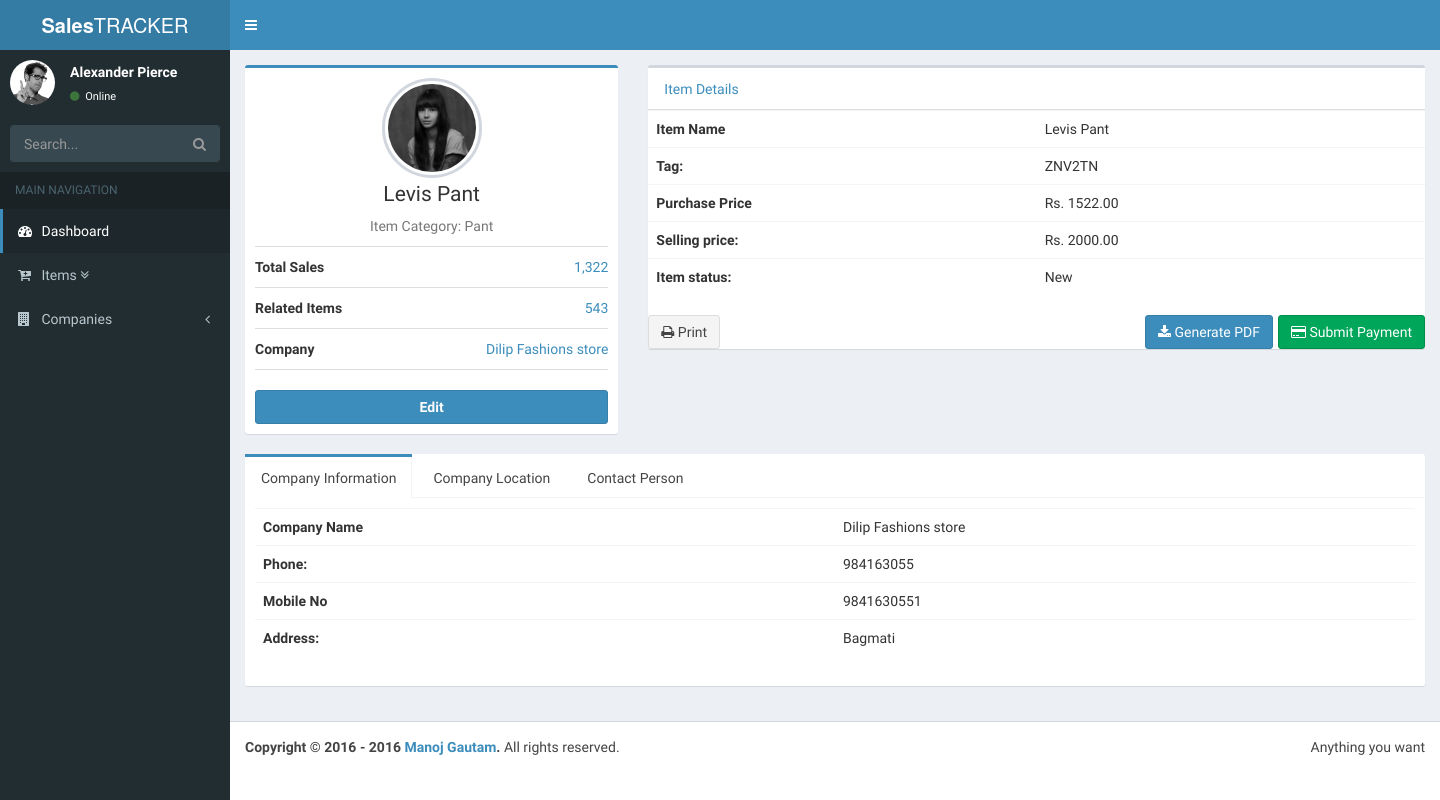
/items/item/1/, run on the app's committed database.
### salesmanager/models.py (models this page shows, shortened)
class Item(TimeStampedModel):
    name = models.CharField("Item name", max_length=255)
    tag = models.CharField("Item tag", max_length=30, unique=True)
    category = models.ForeignKey(Category)
    company = models.ForeignKey(Company)
    price = models.DecimalField('Purchase price', max_digits=6, decimal_places=2)
    selling_price = models.DecimalField(max_digits=6, decimal_places=2)
    status = models.CharField(max_length=4, choices=(
        ('new', 'New'),
        ('sold', 'Sold'),
    ), default='new')
    def get_status(self):
        if 'new' in self.status:
            return "New"
        if self.status == 'sold':
            return 'Sold'
        else:
            return "Unkown"

class Category(models.Model):
    category_name = models.CharField('Item Category', choices=CATEGORY, default="pant",\
    max_length=100)
    category_description = models.TextField()
    class Meta:
        verbose_name_plural = "Item Category"

class Company(TimeStampedModel):
    name = models.CharField(max_length=255)
    phone = models.CharField(max_length=9)
    mobile = models.CharField(max_length=10)
    address = models.ForeignKey(Address)
    email = models.EmailField(blank=False)
    contact_person = models.ForeignKey(ContactPerson)

class Address(models.Model):
    zone = models.CharField(max_length=50)
    def __str__(self):
        return self.zone

### salesmanager/views.py (the view)
# urls.py: url(r'item/(?P<pk>\d+)/$',ItemDetailView.as_view(),name="item"),
class ItemDetailView(DetailView):
    model = Item
    context_object_name = 'item'
    template_name = 'salesmanager/item/item_detail.html'

### templates/salesmanager/item/item_detail.html (shortened to what this page needs)
{% extends 'salesmanager/base.html' %}
{% load staticfiles %}
{% block content %}
<div class="row">
  <div class="col-md-4">
    <div class="box box-primary">
      <div class="box-body box-profile">
        <img class="profile-user-img img-responsive img-circle" src="{% static 'dist/img/user4-128x128.jpg' %}" alt="User profile picture">
        <h3 class="profile-username text-center">{{item.name}}</h3>
        <p class="text-muted text-center">Item Category: {{item.category.category_name}}</p>
        <ul class="list-group list-group-unbordered">
          <li class="list-group-item">
            <b>Total Sales</b> <a class="pull-right">1,322</a>
          </li>
          <li class="list-group-item">
            <b>Related Items</b> <a class="pull-right">543</a>
          </li>
          <li class="list-group-item">
            <b>Company</b> <a class="pull-right">{{item.company.name}}</a>
          </li>
        </ul>
      <a href="{%url 'items:update_item' pk=item.pk%}" class="btn btn-primary btn-block"><b>Edit</b></a>
    </div>
  </div>
</div>
            <div class="col-md-8">
              <div class="box boxprimary">
                <ul class="nav nav-tabs">
                  <li><a>Item Details</a></li>
                </ul>
                <div class="tab-content">
                  <div class="tab-pane active" id="activity">
                <table class="table">
                <tbody>
                  <tr>
                    <th>Item Name</th>
                    <td>{{item.name}}</td>
                  </tr>
                  <tr>
                  <th style="width:50%">Tag:</th>
                  <td>{{item.tag}}</td>
                </tr>
                <tr>
                  <th>Purchase Price</th>
                  <td> Rs. {{item.price}}</td>
                </tr>
                <tr>
                  <th>Selling price:</th>
                  <td>Rs. {{item.selling_price}}</td>
                </tr>
                <tr>
                  <th>Item status:</th>
                  <td>{{item.get_status}}</td>
                </tr>
              </tbody>
            </table>
            <a href="invoice-print.html" target="_blank" class="btn btn-default"><i class="fa fa-print"></i> Print</a>
            <button class="btn btn-success pull-right"><i class="fa fa-credit-card"></i> Submit Payment</button>
            <button class="btn btn-primary pull-right" style="margin-right: 5px;"><i class="fa fa-download"></i> Generate PDF</button>
        </div>
                </div>
              </div>
            </div>
</div>
<div class="row">
  <div class="col-md-12">
    <div class="nav-tabs-custom">
      <ul class="nav nav-tabs">
        <li class="active"><a aria-expanded="true" href="#company-info" data-toggle="tab">Company Information</a></li>
        <li class=""><a aria-expanded="false" href="#company-location" data-toggle="tab">Company Location</a></li>
        <li class=""><a aria-expanded="false" href="#contact-person" data-toggle="tab">Contact Person</a></li>
      </ul>
      <div class="tab-content">
        <div class="tab-pane active" id="company-info">
      <table class="table">
      <tbody>
        <tr>
          <th>Company Name</th>
          <td>{{item.company.name}}</td>
        </tr>
        <tr>
        <th style="width:50%">Phone:</th>
        <td>{{item.company.phone}}</td>
      </tr>
      <tr>
        <th>Mobile No</th>
        <td>{{item.company.mobile}}</td>
      </tr>
      <tr>
        <th>Address:</th>
        <td>{{item.company.address}}</td>
      </tr>
    </tbody>
  </table>
</div>
      </div>
    </div>
  </div>
</div>
{% endblock content %}

### templates/salesmanager/base.html (shortened to what this page needs)
<!DOCTYPE html>{% load staticfiles %}
<html>
  <head>
    {% block css %}
      {% include 'salesmanager/partial/_css.html' %}
    {% endblock css %}
  </head>
  <body class="hold-transition skin-blue sidebar-mini">
    <div class="wrapper">
      {% block header %}
        {% include 'salesmanager/partial/_header.html' %}
      {% endblock header %}
      {% block sidebar %}
        {% include 'salesmanager/partial/_sidebarmenu.html' %}
      {% endblock sidebar %}
      <div class="content-wrapper">
        <section class="content">
          {% block content %} {% endblock content %}
        </section>
      </div>
      {% block footer %}
        {% include 'salesmanager/partial/_footer.html' %}
      {% endblock footer %}
    </div>
  </body>
</html>

### templates/salesmanager/partial/_css.html
{% load staticfiles %}
<link rel="stylesheet" href="{% static 'bootstrap/css/bootstrap.min.css' %}">
<link rel="stylesheet" href="{% static 'bootstrap/css/custom.css' %}">
<link rel="stylesheet" href="https://maxcdn.bootstrapcdn.com/font-awesome/4.4.0/css/font-awesome.min.css">
<link rel="stylesheet" href="https://code.ionicframework.com/ionicons/2.0.1/css/ionicons.min.css">
<link rel="stylesheet" href="{% static 'dist/css/AdminLTE.min.css' %}">
<link rel="stylesheet" href="{% static 'dist/css/skins/_all-skins.min.css' %}">
<link rel="stylesheet" href="{% static 'plugins/iCheck/flat/blue.css' %}">
<link rel="stylesheet" href="{% static 'plugins/morris/morris.css' %}">
<link rel="stylesheet" href="{% static 'plugins/jvectormap/jquery-jvectormap-1.2.2.css' %}">
<link rel="stylesheet" href="{% static 'plugins/datepicker/datepicker3.css' %}">
<link rel="stylesheet" href="{% static 'plugins/daterangepicker/daterangepicker-bs3.css' %}">

### templates/salesmanager/partial/_header.html (shortened to what this page needs)
{% load staticfiles %}
<header class="main-header">
  <a href="index2.html" class="logo">
    <span class="logo-lg"><b>Sales</b>TRACKER</span>
  </a>
  <nav class="navbar navbar-static-top" role="navigation">
    <a href="#" class="sidebar-toggle" data-toggle="offcanvas" role="button">
    </a>
  </nav>
</header>

### templates/salesmanager/partial/_sidebarmenu.html (shortened to what this page needs)
{% load staticfiles %}
<aside class="main-sidebar">
  <section class="sidebar">
    <div class="user-panel">
      <div class="pull-left image">
        <img src="{% static 'dist/img/user2-160x160.jpg' %}" class="img-circle" alt="User Image">
      </div>
      <div class="pull-left info">
        <p>Alexander Pierce</p>
        <a href="#"><i class="fa fa-circle text-success"></i> Online</a>
      </div>
    </div>
    <form action="#" method="get" class="sidebar-form">
      <div class="input-group">
        <input type="text" name="q" class="form-control" placeholder="Search...">
        <span class="input-group-btn">
          <button type="submit" name="search" id="search-btn" class="btn btn-flat"><i class="fa fa-search"></i></button>
        </span>
      </div>
    </form>
    <ul class="sidebar-menu">
      <li class="header">MAIN NAVIGATION</li>
      <li class="active treeview">
        <a href="{% url 'dashboard' %}">
          <i class="fa fa-dashboard"></i> <span>Dashboard</span>
        </a>
      </li>
      <li class="treeview">
        <a href="#">
          <i class="fa fa-cart-plus"></i>
          <span>Items <i class="fa  fa-angle-double-down"></i></span>
        </a>
      </li>
      <li class="treeview">
        <a href="#">
          <i class="fa fa-building"></i>
          <span>Companies</span>
          <i class="fa fa-angle-left pull-right"></i>
        </a>
      </li>
  </section>
</aside>

### templates/salesmanager/partial/_footer.html
<footer class="main-footer">
  <div class="pull-right hidden-xs">
    Anything you want
  </div>
  <strong>Copyright &copy; 2016 - {% now "Y" %} <a href="http://manoj1947.blogspot.com">Manoj Gautam</a>.</strong> All rights reserved.
</footer>

### templates/salesmanager/partial/_js.html (shortened to what this page needs)
{% load staticfiles %}

### data on the page
Item: name "Levis Pant", category.category_name "Pant", company.name "Dilip Fashions store", tag "ZNV2TN", price "1522.00", selling_price "2000.00", get_status "New", company.phone "984163055", company.mobile "9841630551", company.address "Bagmati"
